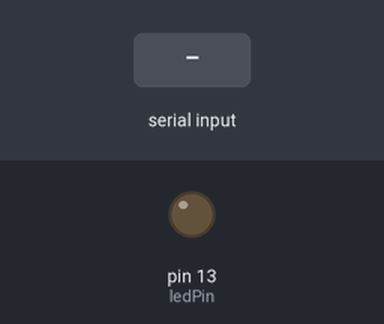
Recording of a sketch running on a simulated Arduino Uno, built with avr-gcc and run on an emulated ATmega328P. On the bench: output pins drawn as LEDs (lit = HIGH). The test bench sets the inputs (shaded band).

Above: at 1.2 s.
1.3 s: "a" received over Serial
At 2.4 s:
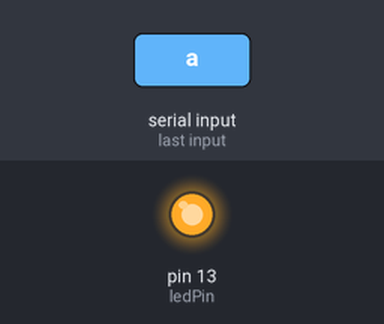
2.8 s: "b" received over Serial
At 3.6 s:
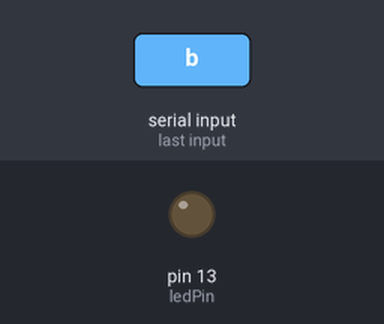
Timing chart, 0 to 5.8 s (numbered marks = the images above; inputs shaded):
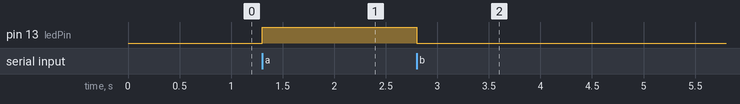

Measured:
- after the input at 1.3 s, pin 13 (ledPin): LOW → HIGH at once
- after the input at 2.8 s, pin 13 (ledPin): HIGH → LOW at once

The sketch:

sketch_jul15a.ino
```cpp
int ledPin = 13;
char receivedVal;

void setup() {
  Serial.begin(9600);
  pinMode(ledPin, OUTPUT);
}

void loop() {
  if (Serial.available() > 0) {
    receivedVal = Serial.read();
  }

  if (receivedVal == 'a') { // a paile LED on
    digitalWrite(ledPin, HIGH);
  } else if (receivedVal == 'b') {// b paile LED off
    digitalWrite(ledPin, LOW);
  }
}
```
